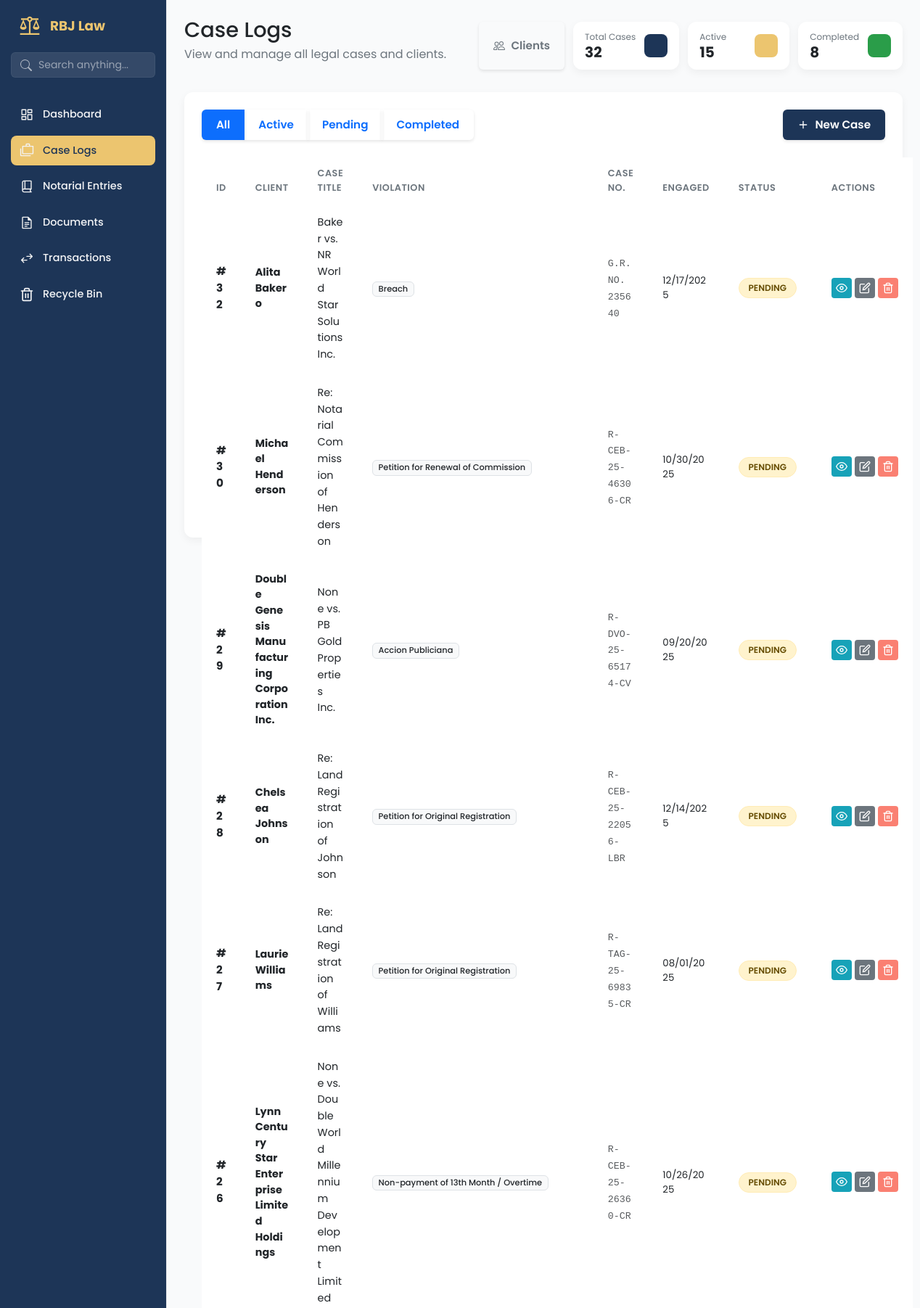
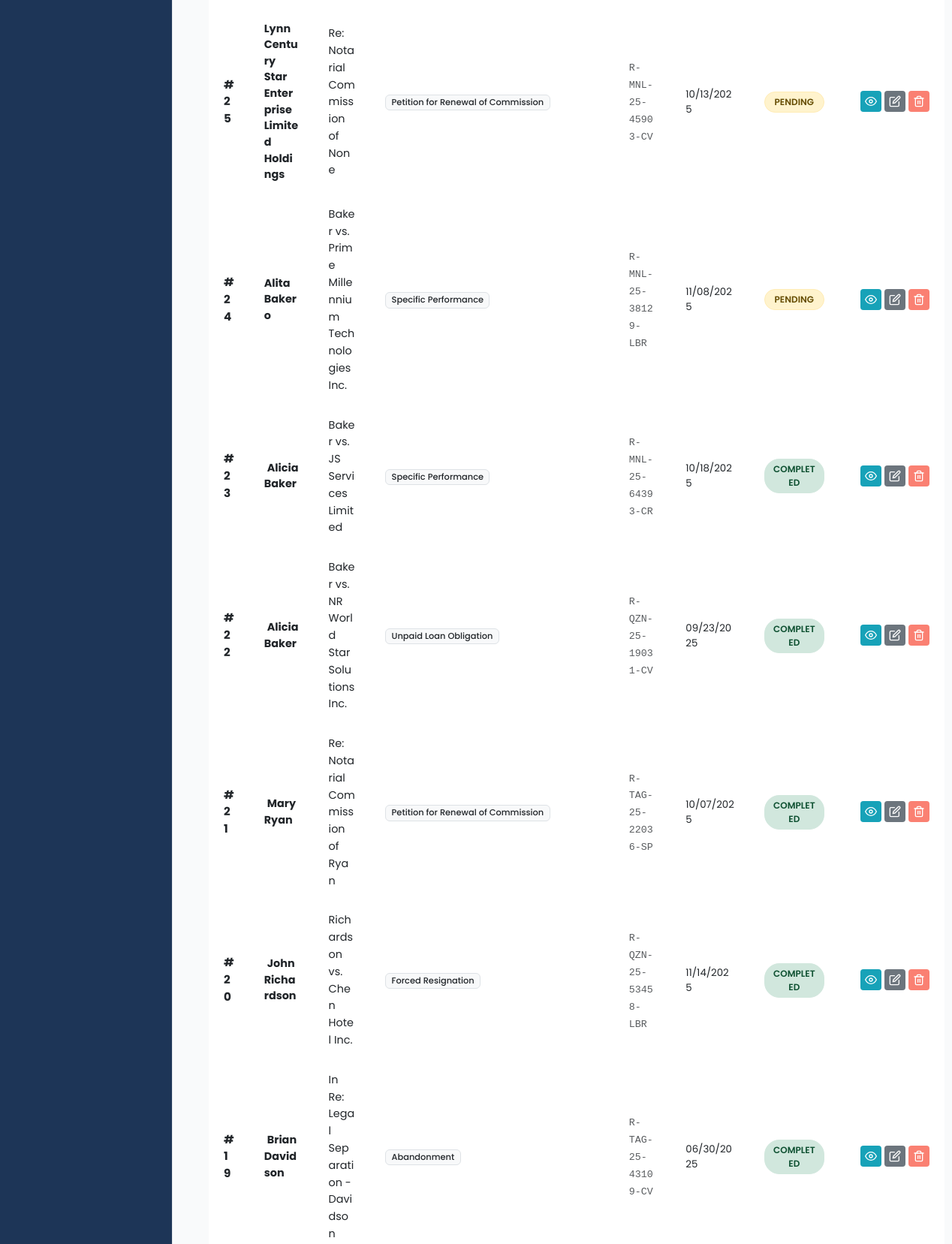
/cases/ (signed in, upper part), run on the app's committed database (2 pictures, top to bottom).
### app/models/case_mdl.py (models this page shows, shortened)
class Case(db.Model, SoftDeleteMixin):
    __tablename__ = 'cases'
    id = db.Column(db.Integer, primary_key=True)
    case_number = db.Column(db.String(100), unique=True, nullable=False)
    title = db.Column(db.String(255), nullable=False)
    case_category = db.Column(db.String(50), default='individual', nullable=False)
    case_type = db.Column(db.String(100), nullable=False)
    violation = db.Column(db.String(255), nullable=True)
    cause_of_action = db.Column(db.String(255), nullable=True)
    status = db.Column(db.String(50), default='active', nullable=False)
    engagement_date = db.Column(db.Date, nullable=False)
    filing_date = db.Column(db.Date, nullable=True)
    client_id = db.Column(db.Integer, db.ForeignKey('clients.id'), nullable=False)
    assigned_attorney_id = db.Column(db.Integer, db.ForeignKey('users.id'), nullable=True)
    created_at = db.Column(db.DateTime, default=lambda: datetime.now(PHT))
    updated_at = db.Column(db.DateTime, default=lambda: datetime.now(PHT), onupdate=lambda: datetime.now(PHT))
    client_snapshot = db.Column(db.Text, nullable=True)
    client = db.relationship('Client', backref='cases', lazy=True)
    assigned_attorney = db.relationship('User', backref='assigned_cases', lazy=True)
    schedules = db.relationship('Schedule', backref='case', lazy=True, cascade="all, delete-orphan", order_by="asc(Schedule.deadline)")
    dismissal_reason = db.Column(db.String(255), nullable=True)
    @property
    def snapshot_data(self):
        if self.client_snapshot:
            try:
                return json.loads(self.client_snapshot)
            except:
                return None
        return None

### app/models/client_mdl.py (models this page shows, shortened)
class Client(db.Model, SoftDeleteMixin):
    __tablename__ = 'clients'
    id = db.Column(db.Integer, primary_key=True)
    client_type = db.Column(db.String(20), default='individual', nullable=False)
    first_name = db.Column(db.String(100), nullable=True)
    middle_name = db.Column(db.String(100), nullable=True)
    last_name = db.Column(db.String(100), nullable=True)
    date_of_birth = db.Column(db.Date, nullable=True)
    company_name = db.Column(db.String(200), nullable=True)
    company_reg_number = db.Column(db.String(100), nullable=True) # SEC/DTI No.
    tax_identification_number = db.Column(db.String(50), nullable=True) # TIN
    designated_representative = db.Column(db.String(150), nullable=True) # Contact Person
    street_address = db.Column(db.String(255), nullable=True) # House No, Street, Subd
    barangay = db.Column(db.String(100), nullable=True)
    city = db.Column(db.String(100), nullable=True)
    province = db.Column(db.String(100), nullable=True)
    zip_code = db.Column(db.String(10), nullable=True)
    email = db.Column(db.String(120), nullable=False) # Unique identifier
    phone = db.Column(db.String(50), nullable=True)
    notes = db.Column(db.Text, nullable=True)
    is_active = db.Column(db.Boolean, default=True)
    deleted_at = db.Column(db.DateTime, nullable=True)
    created_at = db.Column(db.DateTime, default=datetime.now)
    updated_at = db.Column(db.DateTime, default=datetime.now, onupdate=datetime.now)
    @property
    def full_name(self):
        if self.client_type == 'corporate':
            return self.company_name or "Unnamed Corporation"
        else:
            mi = f" {self.middle_name[0]}." if self.middle_name else ""
            return f"{self.first_name}{mi} {self.last_name}"

### app/routes/case_routes.py (the view)
@case_bp.route('/')
@admin_required
@login_required
def list_cases():
    status_filter = request.args.get('status', 'all')
    sort_by = request.args.get('sort_by', 'created_at')
    sort_order = request.args.get('sort_order', 'desc')
    valid_sort_columns = ['id', 'case_number', 'title', 'violation',
                         'engagement_date', 'filing_date', 'status',
                         'created_at', 'updated_at']
    if sort_by not in valid_sort_columns:
        sort_by = 'created_at'
    cases_query = Case.query.filter(Case.deleted_at == None)
    if status_filter and status_filter != 'all':
        cases_query = cases_query.filter_by(status=status_filter)
    if sort_order == 'asc':
        cases_query = cases_query.order_by(asc(getattr(Case, sort_by)))
    else:
        cases_query = cases_query.order_by(desc(getattr(Case, sort_by)))
    cases = cases_query.all()
    total_cases = Case.query.count()
    active_count = Case.query.filter_by(status='active').count()
    completed_count = Case.query.filter_by(status='completed').count()
    pending_count = Case.query.filter_by(status='pending').count()
    return render_template('cases/list.html',
                         cases=cases,
                         total_cases=total_cases,
                         active_count=active_count,
                         completed_count=completed_count,
                         pending_count=pending_count,
                         current_status=status_filter,
                         sort_by=sort_by,
                         sort_order=sort_order)

### app/templates/cases/list.html (shortened to what this page needs)
{% extends "base.html" %}
{% block content %}
<main class="dashboard-content">
    <header class="dashboard-header">
        <div>
            <h1>Case Logs </h1>
            <p>View and manage all legal cases and clients.</p>
        </div>
        <div style="display: flex; justify-content: space-between; gap: 12px;">
            <a href="{{ url_for('clients.clients_page') }}"
                class="btn btn-outline-secondary d-flex align-items-center gap-2" style="border-radius: 6px;">
                Clients
            </a>
            <div class="data-card data-card--sm">
                <div class="data-card__info">
                    <span class="data-card__title">Total Cases</span>
                    <span class="data-card__value">{{ total_cases }}</span>
                </div>
                <div class="data-card__icon data-card__icon--blue"></div>
            </div>
            <div class="data-card data-card--sm">
                <div class="data-card__info">
                    <span class="data-card__title">Active</span>
                    <span class="data-card__value">{{ active_count }}</span>
                </div>
                <div class="data-card__icon data-card__icon--gold"></div>
            </div>
            <div class="data-card data-card--sm">
                <div class="data-card__info">
                    <span class="data-card__title">Completed</span>
                    <span class="data-card__value">{{ completed_count }}</span>
                </div>
                <div class="data-card__icon data-card__icon--green"></div>
            </div>
        </div>
    </header>
    <section class="content-section">
        <div class="panel-card">
            <div class="filter-buttons mb-4"
                style="display: flex; justify-content: space-between; align-items: center; flex-wrap: wrap; gap: 10px;">
                <div class="btn-group" role="group" aria-label="Case filters">
                    <a href="{{ url_for('case.list_cases', status='all') }}"
                        class="btn btn-outline-primary {% if current_status == 'all' or not current_status %}active{% endif %}">
                        All
                    </a>
                    <a href="{{ url_for('case.list_cases', status='active') }}"
                        class="btn btn-outline-primary {% if current_status == 'active' %}active{% endif %}">
                        Active
                    </a>
                    <a href="{{ url_for('case.list_cases', status='pending') }}"
                        class="btn btn-outline-primary {% if current_status == 'pending' %}active{% endif %}">
                        Pending
                    </a>
                    <a href="{{ url_for('case.list_cases', status='completed') }}"
                        class="btn btn-outline-primary {% if current_status == 'completed' %}active{% endif %}">
                        Completed
                    </a>
                </div>
                <div class="d-flex gap-2 align-items-center">
                    <a href="{{ url_for('case.create_case') }}" class="btn btn-primary d-flex align-items-center gap-2"
                        style="border-radius: 6px;">
                        <svg xmlns="http://www.w3.org/2000/svg" width="16" height="16" viewBox="0 0 24 24" fill="none"
                            stroke="currentColor" stroke-width="2" stroke-linecap="round" stroke-linejoin="round">
                            <line x1="12" y1="5" x2="12" y2="19"></line>
                            <line x1="5" y1="12" x2="19" y2="12"></line>
                        </svg>
                        New Case
                    </a>
                </div>
            </div>
            <div class="table-wrapper">
                <table class="table" id="casesTable">
                    <colgroup>
                        <col style="width: 5%">
                        <col style="width: 15%">
                        <col style="width: 15%">
                        <col style="width: 15%">
                        <col style="width: 10%">
                        <col style="width: 10%">
                        <col style="width: 10%">
                        <col style="width: 10%">
                    </colgroup>
                    <thead>
                        <tr>
                            <th onclick="sortTable(0)" style="cursor: pointer;">ID</th>
                            <th onclick="sortTable(1)" style="cursor: pointer;">Client</th>
                            <th onclick="sortTable(2)" style="cursor: pointer;">Case Title</th>
                            <th onclick="sortTable(3)" style="cursor: pointer;">Violation</th>
                            <th onclick="sortTable(4)" style="cursor: pointer;">Case No.</th>
                            <th onclick="sortTable(5)" style="cursor: pointer;">Engaged</th>
                            <th onclick="sortTable(7)" style="cursor: pointer;">Status</th>
                            <th>Actions</th>
                        </tr>
                    </thead>
                    <tbody>
                        {% for case in cases %}
                        <tr class="document-row">
                            <td><strong>#{{ case.id }}</strong></td>
                            <td>
                                {% if case.status == 'completed' and case.snapshot_data %}
                                <div class="d-flex flex-column">
                                    <span class="fw-bold text-dark" style="font-size: 0.9rem;">
                                        {{ case.snapshot_data.name }}
                                </div>
                                {% elif case.client %}
                                <div class="d-flex flex-column">
                                    <span class="fw-bold text-dark" style="font-size: 0.9rem;">
                                        {{ case.client.full_name }}
                                    </span>
                                </div>
                                {% else %}
                                <span class="text-muted">No Client</span>
                                {% endif %}
                            </td>
                            <td>
                                <span class="text-dark" style="font-size: 0.9rem;">{{ case.title }}</span>
                            </td>
                            <td><span class="badge bg-light text-dark border">{{ case.violation or 'N/A' }}</span></td>
                            <td><code class="text-muted">{{ case.case_number }}</code></td>
                            <td>
                                <div class="small">{{ case.engagement_date.strftime('%m/%d/%Y') }}</div>
                            </td>
                            <td>
                                {% if case.status == 'active' %}
                                <span
                                    class="status-tag bg-info-subtle text-info border border-info-subtle me-2">Active</span>
                                {% elif case.status == 'completed' %}
                                <span
                                    class="status-tag bg-success-subtle text-success border border-success-subtle me-2">Completed</span>
                                {% elif case.status == 'pending' %}
                                <span
                                    class="status-tag bg-warning-subtle text-warning border border-warning-subtle me-2">Pending</span>
                                {% else %}
                                <span
                                    class="status-tag bg-secondary-subtle text-secondary border border-secondary-subtle me-2">{{
                                    case.status|title }}</span>
                                {% endif %}
                            </td>
                            <td>
                                <div class="action-buttons justify-content-start">
                                    <a href="{{ url_for('case.view_case', case_id=case.id) }}"
                                        class="btn-action btn-action--info" title="View Details">
                                        <svg xmlns="http://www.w3.org/2000/svg" width="16" height="16"
                                            viewBox="0 0 24 24" fill="none" stroke="currentColor" stroke-width="2"
                                            stroke-linecap="round" stroke-linejoin="round">
                                            <path d="M1 12s4-8 11-8 11 8 11 8-4 8-11 8-11-8-11-8z"></path>
                                            <circle cx="12" cy="12" r="3"></circle>
                                        </svg>
                                    </a>
                                    <a href="{{ url_for('case.edit_case', case_id=case.id) }}"
                                        class="btn-action btn-action--secondary" title="Update Case">
                                    </a>
                                    <form method="POST" action="{{ url_for('case.delete_case', case_id=case.id) }}"
                                        style="display: inline;"
                                        onsubmit="return confirm('Move this case to the Recycle Bin? You can restore it later from Settings.');">
                                        <button type="submit" class="btn-action btn-action--danger"
                                            style="background-color: salmon;" title="Move to Trash">
                                        </button>
                                    </form>
                                </div>
                            </td>
                        </tr>
                        {% endfor %}
                    </tbody>
                </table>
            </div>
        </div>
    </section>
</main>
{% endblock %}

### data on the page
Case: id "32", client.full_name "Alita Bakero", title "Baker vs. NR World Star Solutions Inc.", violation "Breach", case_number "G.R. NO. 235640", engagement_date "12/17/2025", status "PENDING"
Case: id "30", client.full_name "Michael Henderson", title "Re: Notarial Commission of Henderson", violation "Petition for Renewal of Commission", case_number "R-CEB-25-46306-CR", engagement_date "10/30/2025", status "PENDING"
Case: id "29", client.full_name "Double Genesis Manufacturing Corporation Inc.", title "None vs. PB Gold Properties Inc.", violation "Accion Publiciana", case_number "R-DVO-25-65174-CV", engagement_date "09/20/2025", status "PENDING"
Case: id "28", client.full_name "Chelsea Johnson", title "Re: Land Registration of Johnson", violation "Petition for Original Registration", case_number "R-CEB-25-22056-LBR", engagement_date "12/14/2025", status "PENDING"
Case: id "27", client.full_name "Laurie Williams", title "Re: Land Registration of Williams", violation "Petition for Original Registration", case_number "R-TAG-25-69835-CR", engagement_date "08/01/2025", status "PENDING"
Case: id "26", client.full_name "Lynn Century Star Enterprise Limited Holdings", title "None vs. Double World Millennium Development Limited", violation "Non-payment of 13th Month / Overtime", case_number "R-CEB-25-26360-CR", engagement_date "10/26/2025", status "PENDING"
Case: id "25", client.full_name "Lynn Century Star Enterprise Limited Holdings", title "Re: Notarial Commission of None", violation "Petition for Renewal of Commission", case_number "R-MNL-25-45903-CV", engagement_date "10/13/2025", status "PENDING"
Case: id "24", client.full_name "Alita Bakero", title "Baker vs. Prime Millennium Technologies Inc.", violation "Specific Performance", case_number "R-MNL-25-38129-LBR", engagement_date "11/08/2025", status "PENDING"
Case: id "23", snapshot_data.name "Alicia Baker", title "Baker vs. JS Services Limited", violation "Specific Performance", case_number "R-MNL-25-64393-CR", engagement_date "10/18/2025", status "COMPLETED"
Case: id "22", snapshot_data.name "Alicia Baker", title "Baker vs. NR World Star Solutions Inc.", violation "Unpaid Loan Obligation", case_number "R-QZN-25-19031-CV", engagement_date "09/23/2025", status "COMPLETED"
Case: id "21", snapshot_data.name "Mary Ryan", title "Re: Notarial Commission of Ryan", violation "Petition for Renewal of Commission", case_number "R-TAG-25-22036-SP", engagement_date "10/07/2025", status "COMPLETED"
Case: id "20", snapshot_data.name "John Richardson", title "Richardson vs. Chen Hotel Inc.", violation "Forced Resignation", case_number "R-QZN-25-53458-LBR", engagement_date "11/14/2025", status "COMPLETED"
Case: id "19", snapshot_data.name "Brian Davidson", title "In Re: Legal Separation - Davidson", violation "Abandonment", case_number "R-TAG-25-43109-CV", engagement_date "06/30/2025", status "COMPLETED"

### other printed values
{{ total_cases }} "32"
{{ active_count }} "15"
{{ completed_count }} "8"
